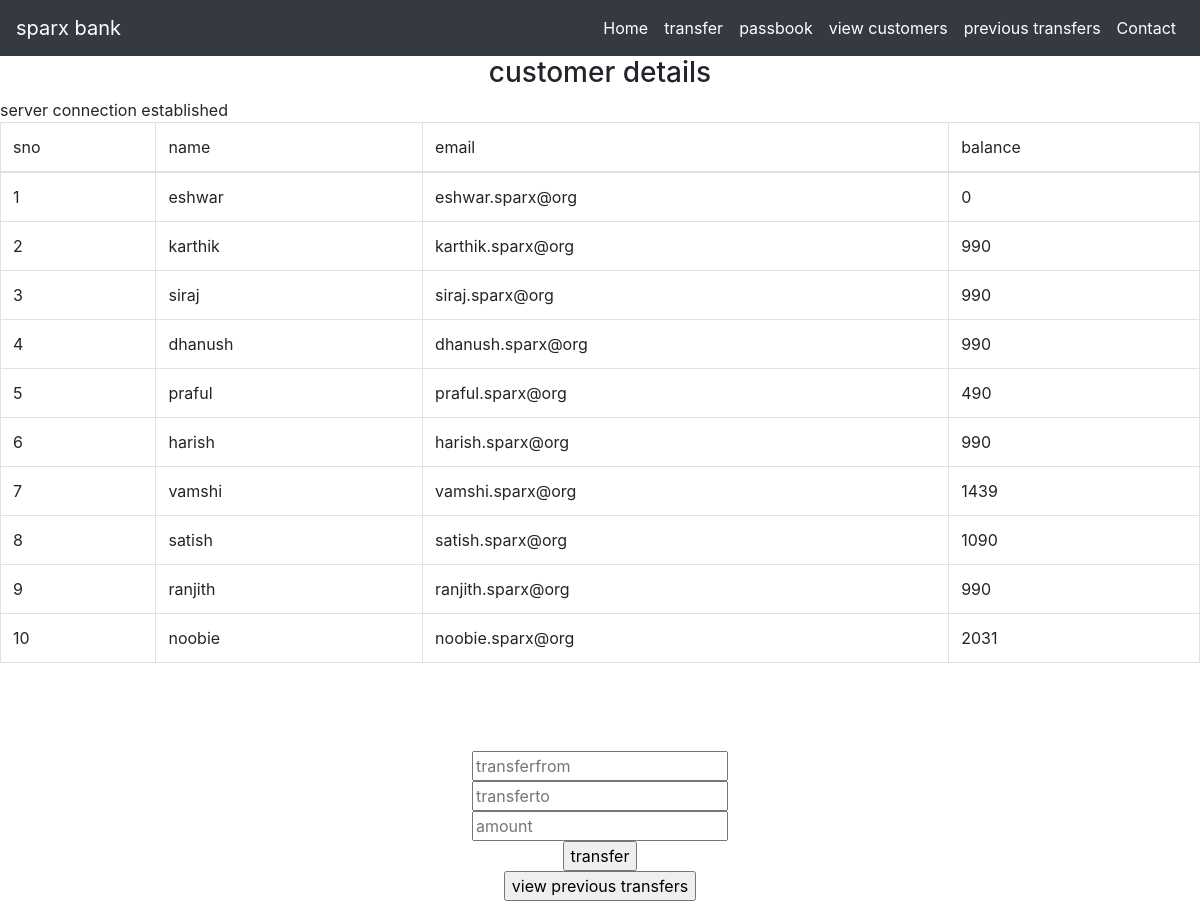
/details.php, run on the app's committed database.
### tables this page shows
CREATE TABLE `details` (
  `sno` int(10) NOT NULL,
  `name` varchar(255) NOT NULL,
  `email` varchar(255) NOT NULL,
  `balance` int(5) NOT NULL,
  `date` timestamp NOT NULL DEFAULT current_timestamp()
);

### details.php (the view, shortened to what this page needs)
<!doctype html>
<html lang="en">
  <head>
    <link rel="stylesheet" href="https://stackpath.bootstrapcdn.com/bootstrap/4.1.3/css/bootstrap.min.css">
  </head>
  <body>
  <nav class="navbar navbar-expand-lg navbar-dark bg-dark">
        <a class="navbar-brand" href="index.php">sparx bank</a>
        <div class="collapse navbar-collapse" id="navbarTogglerDemo02">
          <ul class="navbar-nav ml-auto mt-2 mt-lg-0">
            <li class="nav-item active">
                <a class="nav-link" href="index.php">Home</a>
            </li>
            <li class="nav-item active">
              <a class="nav-link" href="transfer.html">transfer</a>
          </li>
            <li class="nav-item active">
              <a class="nav-link" href="passbook.html">passbook</a>
          </li>
                <li class="nav-item active">
                    <a class="nav-link" href="details.php">view customers</a>
                </li>
                <li class="nav-item active">
                    <a class="nav-link" href="transferslist.php">previous transfers</a>
                </li>
                <li class="nav-item active">
                    <a class="nav-link" href="contact.html">Contact</a>
                </li>
          </ul>
      </nav>
    <h3 align='center'>customer details</h1>
    <?php
    $username='sql5425083';
    $password='x8ZZtmrind';
    $server='sql5.freesqldatabase.com';
    $dbname='sql5425083';
    $con=new mysqli($server,$username,$password,$dbname);
    if($con->connect_error)
    {
        die("connection abborted due to ".mysqli_connect_error());
    }
    else
    {
        echo "server connection established";
    }
    $sql = "SELECT `sno`,`name`,`email`,`balance`FROM `details`";
    $result = $con->query($sql);
    echo "<br>";
    if ($result->num_rows>0) {
        echo "<div class='table-responsive'><table class='table table-bordered table-condensed'>
        <thead class='thead-dark'>
        <tr>
        <td>sno</td>
        <td>name</td>
        <td>email</td>
        <td>balance</td>
        </thead>
        <tbody>";
            while($row = $result->fetch_assoc()) {
                echo "<tr><td>".$row['sno']."</td><td>".$row['name']."</td><td>".$row['email']."</td><td>".$row['balance']."</td></tr>";
            }
        echo "</tbody></table></div>";
}
?>
<br><br><br>
    <center>
    <form action="transfer.php" method="post">
    <input type="text" name="transferredfrom" placeholder="transferfrom" required><br>
    <input type="text" name="transferredto" placeholder="transferto" required><br>
    <input type="number" name="amount" placeholder="amount" required><br>
    <input type="submit" value="transfer">
    </form>
<form action="transferslist.php">
    <input type="submit" value="view previous transfers">
</form>
    </center>
  </body>
</html>

### data on the page
details: sno "1", name "eshwar", email "eshwar.sparx@org", balance "0"
details: sno "2", name "karthik", email "karthik.sparx@org", balance "990"
details: sno "3", name "siraj", email "siraj.sparx@org", balance "990"
details: sno "4", name "dhanush", email "dhanush.sparx@org", balance "990"
details: sno "5", name "praful", email "praful.sparx@org", balance "490"
details: sno "6", name "harish", email "harish.sparx@org", balance "990"
details: sno "7", name "vamshi", email "vamshi.sparx@org", balance "1439"
details: sno "8", name "satish", email "satish.sparx@org", balance "1090"
details: sno "9", name "ranjith", email "ranjith.sparx@org", balance "990"
details: sno "10", name "noobie", email "noobie.sparx@org", balance "2031"
